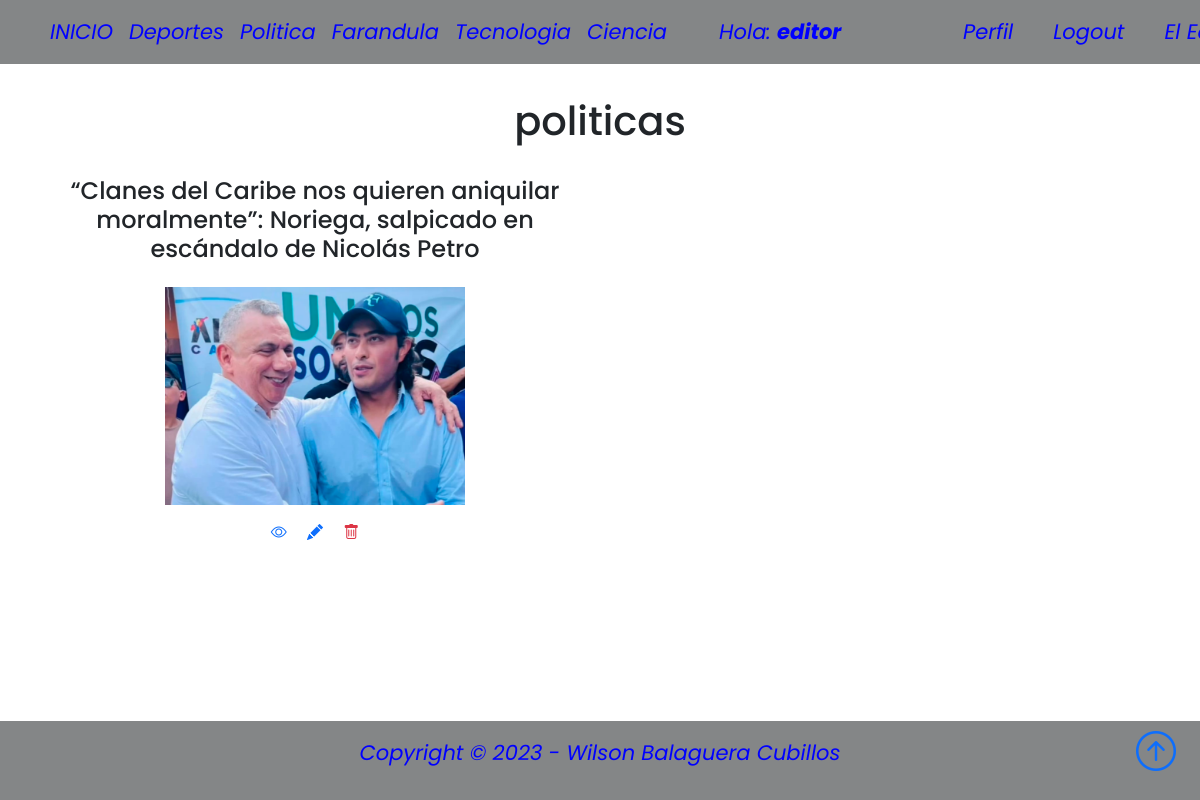
Page /politicaLista/ (signed in) on the committed database.
### AppNoticias/models.py (models this page shows, shortened)
class NotasNoticias(models.Model):
    NotasNoticiasSeleccion = (
    ('deporte','Deporte'),
    ('politica', 'Politica'),
    ('farandula','Farandula'),
    ('tecnologia','Tecnologia'),
    ('ciencia','Ciencia'),
    )
    usuario = models.ForeignKey(User, on_delete=models.CASCADE, null=True, blank=True)
    titulo = models.CharField(max_length=200)
    noticia = models.CharField(max_length=15, choices=NotasNoticiasSeleccion, default='deportes')
    descripcion = models.TextField(null=False, blank=False)
    fechaPublicacion = models.DateTimeField(auto_now_add=True)
    telefonoContacto = models.IntegerField()
    emailContacto = models.EmailField()
    imagenNoticias = models.ImageField(null=False, blank=False, upload_to="imagenes/")
    class Meta:
        ordering = ['usuario', '-fechaPublicacion']

### AppNoticias/views.py (the view)
# urls.py: path('politicaLista/', PoliticaLista.as_view(), name='politicas'),
class PoliticaLista(LoginRequiredMixin, ListView):
    context_object_name = 'politicas'
    queryset = NotasNoticias.objects.filter(noticia__startswith='politica')
    template_name = 'AppNoticias/politicaLista.html'
    login_url = '/login/'

### AppNoticias/templates/AppNoticias/politicaLista.html
{% extends 'AppNoticias/padre.html' %}
{% block content %}
<br>
<br>
<br>
<div class="container text-center">
    <h1>politicas</h1>
</div>
<br>
<div class="container text-center">
    <div class="row">
            {% for politica in politicas %}
            <div class="col-sm-6 align-items-center">
                <h4>{{politica.titulo}}</h4>
                <div class="card-body">
                <a href="{% url 'politica' politica.id %}"><img src="{{politica.imagenNoticias.url}}" class="" width="300px"></a>
                    <div class="card-body">
                    <a href="{% url 'politica' politica.id %}"><i class="bi bi-eye">&ensp;&ensp;</i></a>
                    {% if user.id == politica.usuario.id %}
                    <a href="{% url 'editar_politica' politica.id %}"><i class="bi bi-pencil-fill">&ensp;&ensp;</i></a>
                    <a href="{% url 'eliminar_politica' politica.id %}"><i class="bi bi-trash text-danger"></i></a>
                    <br>
                    <br>
                    {% endif %}
                    </div>
                </div>
            </div>
            {% endfor %}
    </div>
</div>
{% endblock %}

### AppNoticias/templates/AppNoticias/padre.html (shortened to what this page needs)
{% load static %}
<!DOCTYPE html>
<html lang="en">
<head>
    <link href="https://cdn.jsdelivr.net/npm/bootstrap@5.0.2/dist/css/bootstrap.min.css" rel="stylesheet"
>
    <link rel="stylesheet" href="https://cdn.jsdelivr.net/npm/bootstrap-icons@1.3.0/font/bootstrap-icons.css">
    <link rel="stylesheet" type="text/css" href="{% static 'style.css' %}">
</head>
<body style="position: relative; padding-bottom: 5em; min-height: 100vh;">
    <nav class="navbar navbar-expand-sm bg-dark navbar-dark py-2 fixed-top">
      <div class="container">
          <div class="collapse navbar-collapse" id="navmenu">
              <ul class="navbar-nav mr-auto">
                <li class="nav-item">
                  <a class="nav-link" href="{% url 'padre' %}"><span class="antSpan">INICIO</span></a>
                </li>
                <li class="nav-item">
                  <a class="nav-link" href="{% url 'deportes' %}"><span class="antSpan">Deportes</span></a>
                </li>
                <li class="nav-item">
                  <a class="nav-link" href="{% url 'politicas' %}"><span class="antSpan">Politica</span></a>
                </li>
                <li class="nav-item">
                  <a class="nav-link" href="{% url 'farandulas' %}"><span class="antSpan">Farandula</span></a>
                </li>
                <li class="nav-item">
                  <a class="nav-link" href="{% url 'tecnologias' %}"><span class="antSpan">Tecnologia</span></a>
                </li>
                <li class="nav-item">
                  <a class="nav-link" href="{% url 'ciencias' %}"><span class="antSpan">Ciencia</span></a>
                </li>
                <div class="container"></div>
                {% if request.user.is_authenticated %}
                <div class="container">
                <li class="antContai2">
                  <a class="nav-link"><span class="antSpan">Hola: <strong>{{request.user.first_name}}</strong></span></a>
                </li>
                </div>
                <div class="container">
                <li class="nav-item">
                  <a class="nav-link" href="{% url 'editar_perfil' %}"><span class="antSpan">Perfil</span></a>
                </li>
                </div>
                <div class="container">
                <li class="nav-item">
                  <a class="nav-link" href="{% url 'logout' %}"><span class="antSpan">Logout</span></a>
                </li>
                </div>
                <div class="container">
                <li class="antContai">
                  <a class="nav-link" href="{% url 'acerca_del_editor' %}"><span class="antSpan">El Editor</span></a>
                </li>
                </div>
              {% endif %}
           </ul>
          </div>
      </div>
  </nav>
      {% block content %}{% endblock %}
  <footer class="p-3 bg-dark" style="position: absolute; bottom: 0; width: 100%;">
      <div class="container">
          <p class="antSpan">Copyright &copy; 2023 - Wilson Balaguera Cubillos</p>
          <a href="{% url 'padre' %}" class="position-absolute bottom-0 end-0 p-4">
              <i class="bi bi-arrow-up-circle h1"></i>
          </a>
      </div>
  </footer>
</body>
</html>

### AppNoticias/static/style.css (style rules this page uses)
body { background-color: white; font-family: 'Poppins', 'Nunito', sans-serif; padding-top: 25px; }
a { text-decoration: none; }
li { text-decoration: none; }
p { color: #363636; }
.bg-dark { background-color: gray!important; }

### AppNoticias/templates/AppNoticias/padre.html (style rules this page uses)
.antSpan { font-size: 21px; font-style: italic; color: blue; }
.antContai { width: 100px; text-align: center; display: flex; align-items: center; }
.antContai2 { width: 220px; text-align: center; display: flex; align-items: center; }
.bg-dark { background-color: #848687!important; text-align: center!important; }
.navbar-expand-sm .navbar-collapse { display: flex!important; flex-basis: auto; align-items: center!important; }

### rows in the picture
NotasNoticias: titulo "“Clanes del Caribe nos quieren aniquilar moralmente”: Noriega, salpicado en escándalo de Nicolás Petro", imagenNoticias (picture)

### other values in the picture
{{ request.user.first_name }} "editor"
